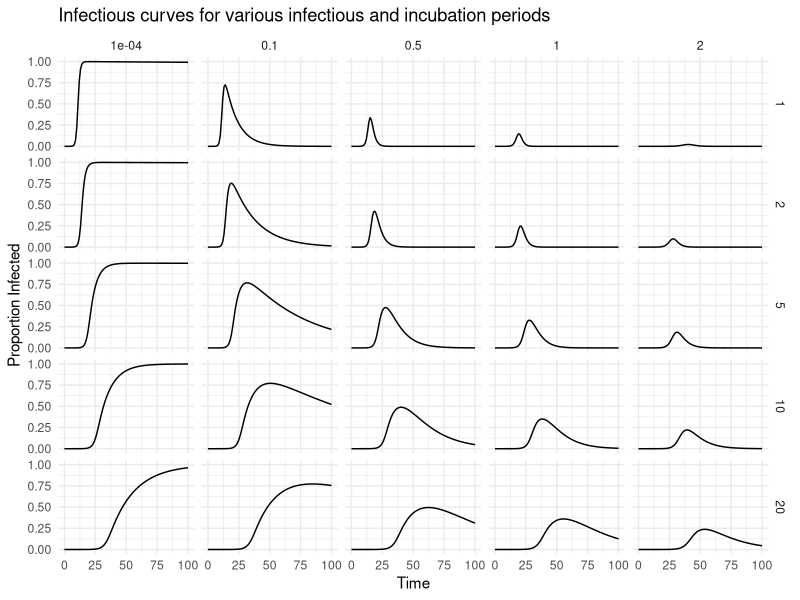

The R source for this figure:
## ---- chunk 1
library(deSolve)
library(tidyverse)

SEIR <- function(t, x, parms){
    with(as.list(c(parms, x)), {
        
        dS <- -(beta * S * I) 
        dE <- +(beta * S * I) - (a * E)
        dI <- +(a * E) - (g * I)
        dR <- +(g * I)
        
        der <- c(dS, dE, dI, dR)
        
        return(list(der))
    }) 
}
## ---- chunk 2
alphas <- c(.05, .1, .2, .5, .99)
gamma_props = c(.0001, .1, .5, 1, 2)
## ---- chunk 3
dt <- seq(0, 1000, 1)
inits <- c(S = (10^6 - 1)/10^6, 
           E = 0, 
           I = 1/10^6, 
           R = 0)

holder <- NULL

for (alpha in alphas) {
    for (g_prop in gamma_props) {
        gamma <- g_prop * alpha
        
        parms <- c(beta = 3, a = alpha, g = gamma)
        
        simulation <- as.data.frame(ode(y = inits, times = dt, 
                                func = SEIR, parms = parms))
        
        holder <- rbind(holder, cbind(t = simulation[, "time"], 
                                      infected = simulation[, "I"], 
                                      alpha = alpha, g_prop = g_prop))
    }
    
}
## ---- chunk 4
holder <- holder %>% 
    as_tibble() %>% 
    mutate(infectious_duration = round(1/alpha, 0))

ggplot(holder, aes(x = t, y = infected)) + 
    geom_line() + 
    facet_grid(infectious_duration ~ g_prop) + 
    scale_x_continuous(limits = c(0, 100)) + 
    theme_minimal() + 
    labs(x = "Time", y = "Proportion Infected", 
         title = "Infectious curves for various infectious and incubation periods")
